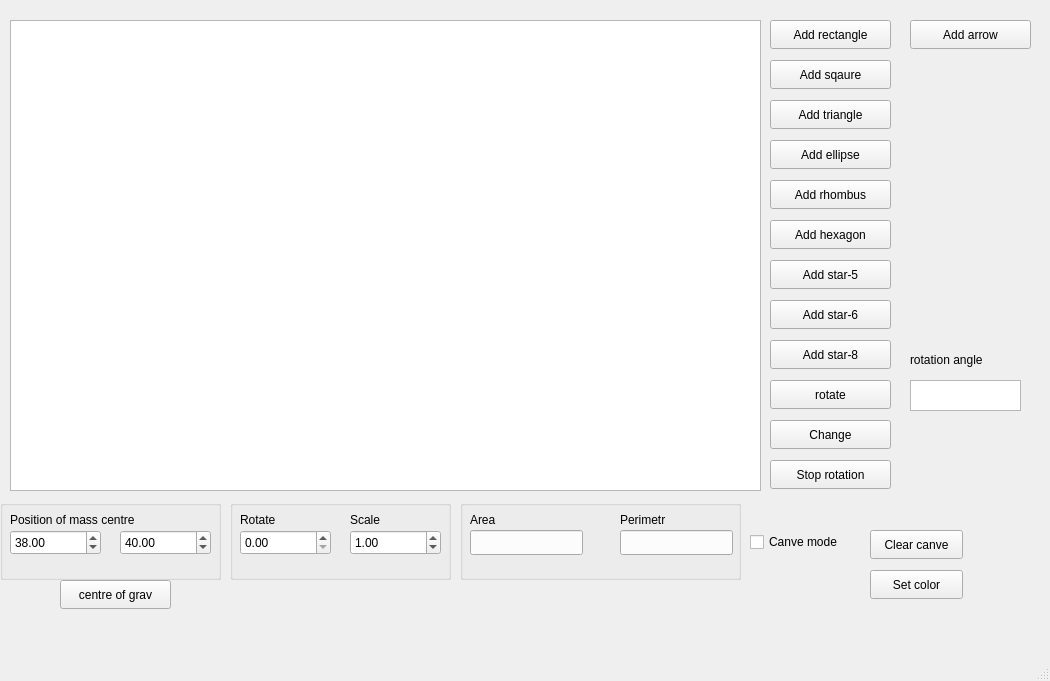
<?xml version="1.0" encoding="UTF-8"?>
<ui version="4.0">
 <class>MainWindow</class>
 <widget class="QMainWindow" name="MainWindow">
  <property name="geometry">
   <rect>
    <x>0</x>
    <y>0</y>
    <width>1050</width>
    <height>681</height>
   </rect>
  </property>
  <property name="windowTitle">
   <string>MainWindow</string>
  </property>
  <widget class="QWidget" name="centralwidget">
   <widget class="QGraphicsView" name="graphicsView">
    <property name="geometry">
     <rect>
      <x>10</x>
      <y>20</y>
      <width>751</width>
      <height>471</height>
     </rect>
    </property>
   </widget>
   <widget class="QPushButton" name="square">
    <property name="geometry">
     <rect>
      <x>770</x>
      <y>20</y>
      <width>121</width>
      <height>29</height>
     </rect>
    </property>
    <property name="text">
     <string>Add rectangle</string>
    </property>
   </widget>
   <widget class="QPushButton" name="square_2">
    <property name="geometry">
     <rect>
      <x>770</x>
      <y>60</y>
      <width>121</width>
      <height>29</height>
     </rect>
    </property>
    <property name="text">
     <string>Add sqaure</string>
    </property>
   </widget>
   <widget class="QDoubleSpinBox" name="doubleSpinBox">
    <property name="geometry">
     <rect>
      <x>10</x>
      <y>530</y>
      <width>91</width>
      <height>25</height>
     </rect>
    </property>
    <property name="maximum">
     <double>800.000000000000000</double>
    </property>
    <property name="value">
     <double>38.000000000000000</double>
    </property>
   </widget>
   <widget class="QDoubleSpinBox" name="doubleSpinBox_2">
    <property name="geometry">
     <rect>
      <x>120</x>
      <y>530</y>
      <width>91</width>
      <height>25</height>
     </rect>
    </property>
    <property name="maximum">
     <double>600.000000000000000</double>
    </property>
    <property name="value">
     <double>40.000000000000000</double>
    </property>
   </widget>
   <widget class="QLabel" name="label">
    <property name="geometry">
     <rect>
      <x>10</x>
      <y>510</y>
      <width>171</width>
      <height>20</height>
     </rect>
    </property>
    <property name="text">
     <string>Position of mass centre</string>
    </property>
   </widget>
   <widget class="QLabel" name="label_2">
    <property name="geometry">
     <rect>
      <x>240</x>
      <y>510</y>
      <width>101</width>
      <height>20</height>
     </rect>
    </property>
    <property name="text">
     <string>Rotate</string>
    </property>
   </widget>
   <widget class="QDoubleSpinBox" name="doubleSpinBox_3">
    <property name="geometry">
     <rect>
      <x>240</x>
      <y>530</y>
      <width>91</width>
      <height>25</height>
     </rect>
    </property>
    <property name="minimum">
     <double>0.000000000000000</double>
    </property>
    <property name="maximum">
     <double>360.000000000000000</double>
    </property>
   </widget>
   <widget class="QDoubleSpinBox" name="doubleSpinBox_4">
    <property name="geometry">
     <rect>
      <x>350</x>
      <y>530</y>
      <width>91</width>
      <height>25</height>
     </rect>
    </property>
    <property name="minimum">
     <double>0.100000000000000</double>
    </property>
    <property name="maximum">
     <double>4.000000000000000</double>
    </property>
    <property name="singleStep">
     <double>0.100000000000000</double>
    </property>
    <property name="value">
     <double>1.000000000000000</double>
    </property>
   </widget>
   <widget class="QLabel" name="label_3">
    <property name="geometry">
     <rect>
      <x>350</x>
      <y>510</y>
      <width>101</width>
      <height>20</height>
     </rect>
    </property>
    <property name="text">
     <string>Scale</string>
    </property>
   </widget>
   <widget class="QCheckBox" name="checkBox">
    <property name="geometry">
     <rect>
      <x>750</x>
      <y>530</y>
      <width>111</width>
      <height>24</height>
     </rect>
    </property>
    <property name="text">
     <string>Canve mode</string>
    </property>
   </widget>
   <widget class="QLineEdit" name="area">
    <property name="geometry">
     <rect>
      <x>470</x>
      <y>530</y>
      <width>113</width>
      <height>25</height>
     </rect>
    </property>
   </widget>
   <widget class="QLineEdit" name="perimetr">
    <property name="geometry">
     <rect>
      <x>620</x>
      <y>530</y>
      <width>113</width>
      <height>25</height>
     </rect>
    </property>
   </widget>
   <widget class="QLabel" name="label_4">
    <property name="geometry">
     <rect>
      <x>470</x>
      <y>510</y>
      <width>63</width>
      <height>20</height>
     </rect>
    </property>
    <property name="text">
     <string>Area</string>
    </property>
   </widget>
   <widget class="QLabel" name="label_5">
    <property name="geometry">
     <rect>
      <x>620</x>
      <y>510</y>
      <width>63</width>
      <height>20</height>
     </rect>
    </property>
    <property name="text">
     <string>Perimetr</string>
    </property>
   </widget>
   <widget class="QPushButton" name="triangle">
    <property name="geometry">
     <rect>
      <x>770</x>
      <y>100</y>
      <width>121</width>
      <height>29</height>
     </rect>
    </property>
    <property name="text">
     <string>Add triangle</string>
    </property>
   </widget>
   <widget class="QPushButton" name="ellipse">
    <property name="geometry">
     <rect>
      <x>770</x>
      <y>140</y>
      <width>121</width>
      <height>29</height>
     </rect>
    </property>
    <property name="text">
     <string>Add ellipse</string>
    </property>
   </widget>
   <widget class="QPushButton" name="pushButton">
    <property name="geometry">
     <rect>
      <x>770</x>
      <y>180</y>
      <width>121</width>
      <height>29</height>
     </rect>
    </property>
    <property name="text">
     <string>Add rhombus</string>
    </property>
   </widget>
   <widget class="QPushButton" name="pushButton_2">
    <property name="geometry">
     <rect>
      <x>770</x>
      <y>380</y>
      <width>121</width>
      <height>29</height>
     </rect>
    </property>
    <property name="text">
     <string>rotate</string>
    </property>
   </widget>
   <widget class="QTextEdit" name="textEdit">
    <property name="geometry">
     <rect>
      <x>910</x>
      <y>380</y>
      <width>111</width>
      <height>31</height>
     </rect>
    </property>
   </widget>
   <widget class="QPushButton" name="pushButton_3">
    <property name="geometry">
     <rect>
      <x>770</x>
      <y>220</y>
      <width>121</width>
      <height>29</height>
     </rect>
    </property>
    <property name="text">
     <string>Add hexagon</string>
    </property>
   </widget>
   <widget class="QPushButton" name="pushButton_4">
    <property name="geometry">
     <rect>
      <x>770</x>
      <y>260</y>
      <width>121</width>
      <height>29</height>
     </rect>
    </property>
    <property name="text">
     <string>Add star-5</string>
    </property>
   </widget>
   <widget class="QPushButton" name="pushButton_5">
    <property name="geometry">
     <rect>
      <x>770</x>
      <y>300</y>
      <width>121</width>
      <height>29</height>
     </rect>
    </property>
    <property name="text">
     <string>Add star-6</string>
    </property>
   </widget>
   <widget class="QPushButton" name="pushButton_6">
    <property name="geometry">
     <rect>
      <x>770</x>
      <y>340</y>
      <width>121</width>
      <height>29</height>
     </rect>
    </property>
    <property name="text">
     <string>Add star-8</string>
    </property>
   </widget>
   <widget class="QGroupBox" name="groupBox">
    <property name="enabled">
     <bool>false</bool>
    </property>
    <property name="geometry">
     <rect>
      <x>0</x>
      <y>500</y>
      <width>221</width>
      <height>80</height>
     </rect>
    </property>
    <property name="title">
     <string/>
    </property>
   </widget>
   <widget class="QGroupBox" name="groupBox_2">
    <property name="enabled">
     <bool>false</bool>
    </property>
    <property name="geometry">
     <rect>
      <x>230</x>
      <y>500</y>
      <width>221</width>
      <height>80</height>
     </rect>
    </property>
    <property name="title">
     <string/>
    </property>
   </widget>
   <widget class="QGroupBox" name="groupBox_3">
    <property name="geometry">
     <rect>
      <x>460</x>
      <y>500</y>
      <width>281</width>
      <height>80</height>
     </rect>
    </property>
    <property name="title">
     <string/>
    </property>
   </widget>
   <widget class="QPushButton" name="pushButton_7">
    <property name="geometry">
     <rect>
      <x>770</x>
      <y>460</y>
      <width>121</width>
      <height>29</height>
     </rect>
    </property>
    <property name="text">
     <string>Stop rotation</string>
    </property>
   </widget>
   <widget class="QPushButton" name="change">
    <property name="geometry">
     <rect>
      <x>770</x>
      <y>420</y>
      <width>121</width>
      <height>29</height>
     </rect>
    </property>
    <property name="text">
     <string>Change</string>
    </property>
   </widget>
   <widget class="QPushButton" name="pushButton_8">
    <property name="geometry">
     <rect>
      <x>870</x>
      <y>530</y>
      <width>93</width>
      <height>29</height>
     </rect>
    </property>
    <property name="text">
     <string>Clear canve</string>
    </property>
   </widget>
   <widget class="QLabel" name="label_6">
    <property name="geometry">
     <rect>
      <x>910</x>
      <y>350</y>
      <width>111</width>
      <height>20</height>
     </rect>
    </property>
    <property name="text">
     <string>rotation angle</string>
    </property>
   </widget>
   <widget class="QPushButton" name="pushButton_9">
    <property name="geometry">
     <rect>
      <x>60</x>
      <y>580</y>
      <width>111</width>
      <height>29</height>
     </rect>
    </property>
    <property name="text">
     <string>centre of grav</string>
    </property>
   </widget>
   <widget class="QPushButton" name="pushButton_10">
    <property name="geometry">
     <rect>
      <x>910</x>
      <y>20</y>
      <width>121</width>
      <height>29</height>
     </rect>
    </property>
    <property name="text">
     <string>Add arrow</string>
    </property>
   </widget>
   <widget class="QPushButton" name="pushButton_11">
    <property name="geometry">
     <rect>
      <x>870</x>
      <y>570</y>
      <width>93</width>
      <height>29</height>
     </rect>
    </property>
    <property name="text">
     <string>Set color</string>
    </property>
   </widget>
   <zorder>groupBox</zorder>
   <zorder>groupBox_2</zorder>
   <zorder>graphicsView</zorder>
   <zorder>square</zorder>
   <zorder>square_2</zorder>
   <zorder>doubleSpinBox</zorder>
   <zorder>doubleSpinBox_2</zorder>
   <zorder>label</zorder>
   <zorder>label_2</zorder>
   <zorder>doubleSpinBox_3</zorder>
   <zorder>doubleSpinBox_4</zorder>
   <zorder>label_3</zorder>
   <zorder>checkBox</zorder>
   <zorder>area</zorder>
   <zorder>perimetr</zorder>
   <zorder>label_4</zorder>
   <zorder>label_5</zorder>
   <zorder>triangle</zorder>
   <zorder>ellipse</zorder>
   <zorder>pushButton</zorder>
   <zorder>pushButton_2</zorder>
   <zorder>textEdit</zorder>
   <zorder>pushButton_3</zorder>
   <zorder>pushButton_4</zorder>
   <zorder>pushButton_5</zorder>
   <zorder>pushButton_6</zorder>
   <zorder>groupBox_3</zorder>
   <zorder>pushButton_7</zorder>
   <zorder>change</zorder>
   <zorder>pushButton_8</zorder>
   <zorder>label_6</zorder>
   <zorder>pushButton_9</zorder>
   <zorder>pushButton_10</zorder>
   <zorder>pushButton_11</zorder>
  </widget>
  <widget class="QMenuBar" name="menubar">
   <property name="geometry">
    <rect>
     <x>0</x>
     <y>0</y>
     <width>1050</width>
     <height>26</height>
    </rect>
   </property>
  </widget>
  <widget class="QStatusBar" name="statusbar"/>
 </widget>
 <resources/>
 <connections/>
</ui>
